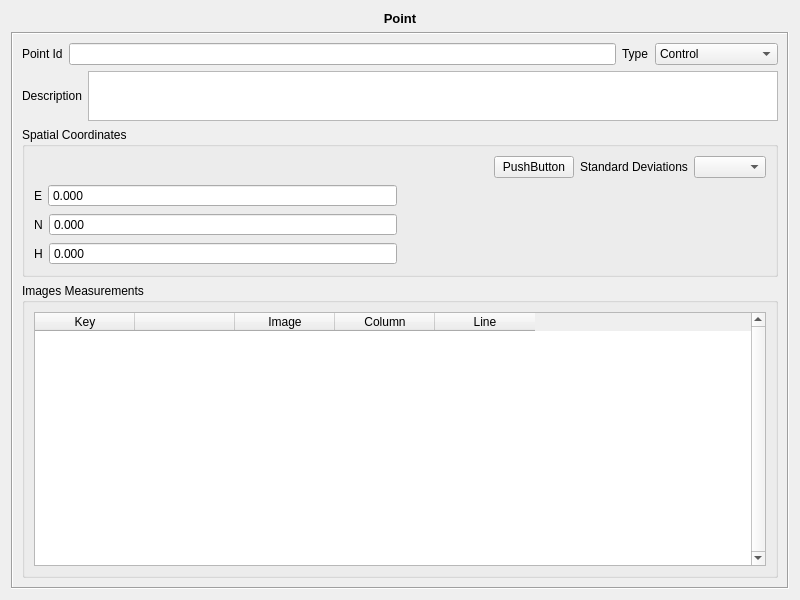
<?xml version="1.0" encoding="UTF-8"?>
<ui version="4.0">
 <class>Ponto</class>
 <widget class="QWidget" name="Ponto">
  <property name="geometry">
   <rect>
    <x>0</x>
    <y>0</y>
    <width>800</width>
    <height>600</height>
   </rect>
  </property>
  <property name="windowTitle">
   <string>Form</string>
  </property>
  <layout class="QVBoxLayout" name="verticalLayout_5">
   <item>
    <widget class="QLabel" name="label_5">
     <property name="text">
      <string>&lt;!DOCTYPE HTML PUBLIC &quot;-//W3C//DTD HTML 4.0//EN&quot; &quot;http://www.w3.org/TR/REC-html40/strict.dtd&quot;&gt;
&lt;html&gt;&lt;head&gt;&lt;meta name=&quot;qrichtext&quot; content=&quot;1&quot; /&gt;&lt;style type=&quot;text/css&quot;&gt;
p, li { white-space: pre-wrap; }
&lt;/style&gt;&lt;/head&gt;&lt;body style=&quot; font-family:'Sans'; font-size:10pt; font-weight:400; font-style:normal;&quot;&gt;
&lt;p style=&quot; margin-top:0px; margin-bottom:0px; margin-left:0px; margin-right:0px; -qt-block-indent:0; text-indent:0px;&quot;&gt;&lt;span style=&quot; font-weight:600;&quot;&gt;Point&lt;/span&gt;&lt;/p&gt;&lt;/body&gt;&lt;/html&gt;</string>
     </property>
     <property name="alignment">
      <set>Qt::AlignCenter</set>
     </property>
    </widget>
   </item>
   <item>
    <widget class="QFrame" name="frame">
     <property name="frameShape">
      <enum>QFrame::Box</enum>
     </property>
     <property name="frameShadow">
      <enum>QFrame::Sunken</enum>
     </property>
     <layout class="QVBoxLayout" name="verticalLayout_4">
      <item>
       <layout class="QHBoxLayout" name="horizontalLayout_4">
        <item>
         <layout class="QHBoxLayout" name="horizontalLayout">
          <item>
           <widget class="QLabel" name="label">
            <property name="text">
             <string>Point Id</string>
            </property>
           </widget>
          </item>
          <item>
           <widget class="QLineEdit" name="lineEdit_gcp_id"/>
          </item>
         </layout>
        </item>
        <item>
         <layout class="QHBoxLayout" name="horizontalLayout_3">
          <item>
           <widget class="QLabel" name="label_9">
            <property name="text">
             <string>Type</string>
            </property>
           </widget>
          </item>
          <item>
           <widget class="QComboBox" name="typeComboBox">
            <item>
             <property name="text">
              <string>Control</string>
             </property>
            </item>
            <item>
             <property name="text">
              <string>Checking</string>
             </property>
            </item>
            <item>
             <property name="text">
              <string>Photogrammetric</string>
             </property>
            </item>
           </widget>
          </item>
         </layout>
        </item>
       </layout>
      </item>
      <item>
       <layout class="QHBoxLayout" name="horizontalLayout_2">
        <item>
         <widget class="QLabel" name="label_2">
          <property name="text">
           <string>Description</string>
          </property>
         </widget>
        </item>
        <item>
         <widget class="QTextEdit" name="textEditDescription">
          <property name="maximumSize">
           <size>
            <width>16777215</width>
            <height>50</height>
           </size>
          </property>
         </widget>
        </item>
       </layout>
      </item>
      <item>
       <widget class="QGroupBox" name="groupBox">
        <property name="title">
         <string>Spatial Coordinates</string>
        </property>
        <layout class="QVBoxLayout" name="verticalLayout_2">
         <item>
          <layout class="QHBoxLayout" name="horizontalLayout_6">
           <item>
            <spacer name="horizontalSpacer">
             <property name="orientation">
              <enum>Qt::Horizontal</enum>
             </property>
             <property name="sizeHint" stdset="0">
              <size>
               <width>40</width>
               <height>20</height>
              </size>
             </property>
            </spacer>
           </item>
           <item>
            <widget class="br::uerj::eng::efoto::SigmaFormDialogButton" name="sigmaDialogButton">
             <property name="text">
              <string>PushButton</string>
             </property>
            </widget>
           </item>
           <item>
            <widget class="QLabel" name="label_3">
             <property name="text">
              <string>Standard Deviations</string>
             </property>
            </widget>
           </item>
           <item>
            <widget class="br::uerj::eng::efoto::SigmaFormTypeSelector" name="sigmaSelector"/>
           </item>
          </layout>
         </item>
         <item>
          <layout class="QHBoxLayout" name="horizontalLayout_5" stretch="1,1">
           <item>
            <layout class="QVBoxLayout" name="verticalLayout">
             <item>
              <layout class="QHBoxLayout" name="horizontalLayout_10" stretch="0,1">
               <item>
                <widget class="QLabel" name="label_12">
                 <property name="text">
                  <string>E</string>
                 </property>
                </widget>
               </item>
               <item>
                <widget class="br::uerj::eng::efoto::EfotoDoubleSpinBox" name="eDoubleSpinBox">
                 <property name="buttonSymbols">
                  <enum>QAbstractSpinBox::NoButtons</enum>
                 </property>
                 <property name="accelerated">
                  <bool>true</bool>
                 </property>
                 <property name="suffix">
                  <string/>
                 </property>
                 <property name="decimals">
                  <number>3</number>
                 </property>
                 <property name="minimum">
                  <double>0.000000000000000</double>
                 </property>
                 <property name="maximum">
                  <double>999999.000000000000000</double>
                 </property>
                 <property name="value">
                  <double>0.000000000000000</double>
                 </property>
                </widget>
               </item>
              </layout>
             </item>
             <item>
              <layout class="QHBoxLayout" name="horizontalLayout_11" stretch="0,1">
               <item>
                <widget class="QLabel" name="label_4">
                 <property name="text">
                  <string>N</string>
                 </property>
                </widget>
               </item>
               <item>
                <widget class="br::uerj::eng::efoto::EfotoDoubleSpinBox" name="nDoubleSpinBox">
                 <property name="buttonSymbols">
                  <enum>QAbstractSpinBox::NoButtons</enum>
                 </property>
                 <property name="accelerated">
                  <bool>true</bool>
                 </property>
                 <property name="decimals">
                  <number>3</number>
                 </property>
                 <property name="minimum">
                  <double>0.000000000000000</double>
                 </property>
                 <property name="maximum">
                  <double>9999999.000000000000000</double>
                 </property>
                 <property name="value">
                  <double>0.000000000000000</double>
                 </property>
                </widget>
               </item>
              </layout>
             </item>
             <item>
              <layout class="QHBoxLayout" name="horizontalLayout_12" stretch="0,1">
               <item>
                <widget class="QLabel" name="label_10">
                 <property name="text">
                  <string>H</string>
                 </property>
                </widget>
               </item>
               <item>
                <widget class="br::uerj::eng::efoto::EfotoDoubleSpinBox" name="hDoubleSpinBox">
                 <property name="buttonSymbols">
                  <enum>QAbstractSpinBox::NoButtons</enum>
                 </property>
                 <property name="accelerated">
                  <bool>true</bool>
                 </property>
                 <property name="decimals">
                  <number>3</number>
                 </property>
                 <property name="minimum">
                  <double>-999.000000000000000</double>
                 </property>
                 <property name="maximum">
                  <double>9999.000000000000000</double>
                 </property>
                </widget>
               </item>
              </layout>
             </item>
            </layout>
           </item>
           <item>
            <widget class="br::uerj::eng::efoto::SigmaFormContent" name="sigmaContent">
             <property name="frameShape">
              <enum>QFrame::NoFrame</enum>
             </property>
             <property name="frameShadow">
              <enum>QFrame::Raised</enum>
             </property>
             <property name="lineWidth">
              <number>0</number>
             </property>
            </widget>
           </item>
          </layout>
         </item>
        </layout>
       </widget>
      </item>
      <item>
       <widget class="QGroupBox" name="groupBox_2">
        <property name="title">
         <string>Images Measurements</string>
        </property>
        <layout class="QVBoxLayout" name="verticalLayout_3">
         <item>
          <widget class="QTableWidget" name="imageMeasurementsTable">
           <property name="verticalScrollBarPolicy">
            <enum>Qt::ScrollBarAlwaysOn</enum>
           </property>
           <property name="horizontalScrollBarPolicy">
            <enum>Qt::ScrollBarAsNeeded</enum>
           </property>
           <attribute name="verticalHeaderVisible">
            <bool>false</bool>
           </attribute>
           <column>
            <property name="text">
             <string>Key</string>
            </property>
           </column>
           <column>
            <property name="text">
             <string/>
            </property>
            <property name="textAlignment">
             <set>AlignCenter</set>
            </property>
           </column>
           <column>
            <property name="text">
             <string>Image</string>
            </property>
           </column>
           <column>
            <property name="text">
             <string>Column</string>
            </property>
           </column>
           <column>
            <property name="text">
             <string>Line</string>
            </property>
           </column>
          </widget>
         </item>
        </layout>
       </widget>
      </item>
     </layout>
    </widget>
   </item>
  </layout>
 </widget>
 <customwidgets>
  <customwidget>
   <class>br::uerj::eng::efoto::EfotoDoubleSpinBox</class>
   <extends>QDoubleSpinBox</extends>
   <header>EfotoDoubleSpinBox.h</header>
  </customwidget>
  <customwidget>
   <class>br::uerj::eng::efoto::SigmaFormTypeSelector</class>
   <extends>QComboBox</extends>
   <header>SigmaForm.h</header>
  </customwidget>
  <customwidget>
   <class>br::uerj::eng::efoto::SigmaFormContent</class>
   <extends>QFrame</extends>
   <header>SigmaForm.h</header>
   <container>1</container>
  </customwidget>
  <customwidget>
   <class>br::uerj::eng::efoto::SigmaFormDialogButton</class>
   <extends>QPushButton</extends>
   <header>SigmaForm.h</header>
  </customwidget>
 </customwidgets>
 <tabstops>
  <tabstop>lineEdit_gcp_id</tabstop>
  <tabstop>typeComboBox</tabstop>
  <tabstop>textEditDescription</tabstop>
  <tabstop>sigmaDialogButton</tabstop>
  <tabstop>sigmaSelector</tabstop>
  <tabstop>eDoubleSpinBox</tabstop>
  <tabstop>nDoubleSpinBox</tabstop>
  <tabstop>hDoubleSpinBox</tabstop>
  <tabstop>imageMeasurementsTable</tabstop>
 </tabstops>
 <resources/>
 <connections/>
</ui>
